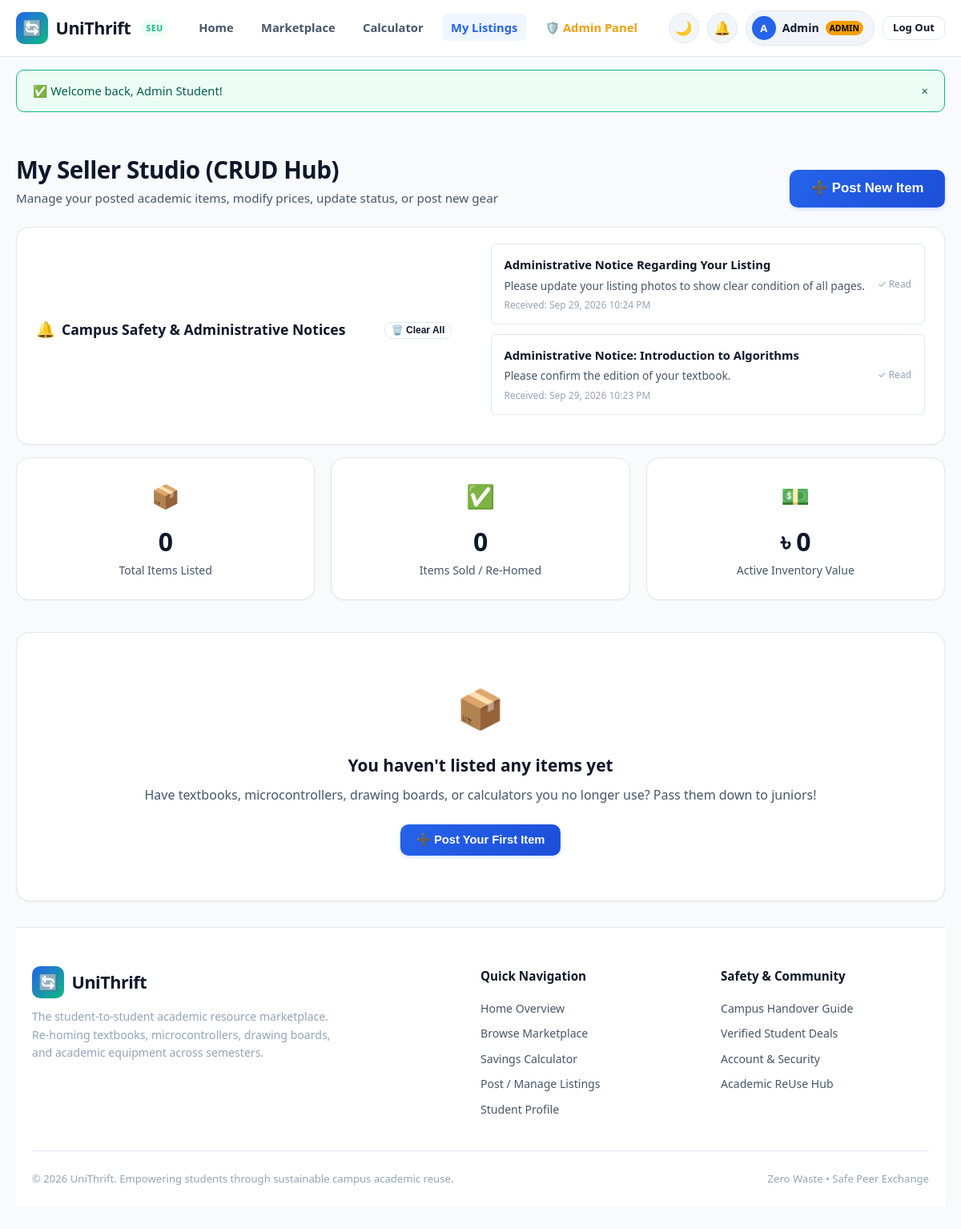
The page /my_listings.php (signed in) on the database its author committed.
### tables this page shows
CREATE TABLE `notifications` (
  `id` int(11) NOT NULL AUTO_INCREMENT,
  `user_id` int(11) DEFAULT NULL,
  `item_id` int(11) DEFAULT NULL,
  `title` varchar(150) NOT NULL,
  `message` text NOT NULL,
  `is_read` tinyint(1) DEFAULT 0,
  `created_at` timestamp NOT NULL DEFAULT current_timestamp(),
  `target_audience` varchar(30) DEFAULT 'user',
  `alert_type` varchar(20) DEFAULT 'info',
  PRIMARY KEY (`id`),
  KEY `user_id` (`user_id`),
  KEY `item_id` (`item_id`),
  CONSTRAINT `notifications_ibfk_1` FOREIGN KEY (`user_id`) REFERENCES `users` (`id`) ON DELETE CASCADE,
  CONSTRAINT `notifications_ibfk_2` FOREIGN KEY (`item_id`) REFERENCES `items` (`id`) ON DELETE SET NULL
);

### includes/auth_check.php (called while the page is built, shortened)
<?php
function format_price($amount): string {
    return APP_CURRENCY . ' ' . number_format((float)$amount, 0);
}

### my_listings.php (the view, shortened to what this page needs)
<?php
require_once __DIR__ . '/config/db.php';
require_once __DIR__ . '/includes/auth_check.php';
$userId = (int)$_SESSION['user_id'];
$csrfToken = get_csrf_token();
$userListings = [];
$statsTotalItems = 0;
$statsSoldItems = 0;
$statsActiveValue = 0;
$userNotifications = [];
try {
    $stmt = $pdo->prepare("SELECT * FROM items WHERE user_id = :uid ORDER BY id DESC");
    $stmt->execute([':uid' => $userId]);
    $userListings = $stmt->fetchAll();
    $statsTotalItems = count($userListings);
    $nStmt = $pdo->prepare("SELECT * FROM notifications WHERE user_id = :uid ORDER BY id DESC LIMIT 10");
    $nStmt->execute([':uid' => $userId]);
    $userNotifications = $nStmt->fetchAll();
} catch (PDOException $e) {
    $error = "Failed to load studio data: " . $e->getMessage();
}
require_once __DIR__ . '/includes/header.php';
?>
<div class="container" style="padding-top: 2rem; padding-bottom: 3.5rem;">
    <div class="section-header" style="margin-bottom: 1.5rem;">
        <div>
            <h1 class="section-title">My Seller Studio (CRUD Hub)</h1>
            <p class="section-desc">Manage your posted academic items, modify prices, update status, or post new gear</p>
        </div>
        <div>
            <button type="button" class="btn btn-primary btn-lg" onclick="openModal('createItemModal')">
                ➕ Post New Item
            </button>
        </div>
    </div>
    <?php if (!empty($userNotifications)): ?>
        <div id="notifications" style="margin-bottom: 2rem;">
            <div style="background: var(--bg-card); border: 1px solid var(--border-color); border-radius: var(--radius-lg); padding: 1.25rem 1.5rem; box-shadow: var(--shadow-sm);">
                <div style="display: flex; justify-content: space-between; align-items: center; margin-bottom: 1rem; flex-wrap: wrap; gap: 0.5rem;">
                    <div style="display: flex; align-items: center; gap: 0.5rem;">
                        <span style="font-size: 1.2rem;">🔔</span>
                        <h3 style="font-size: 1.1rem; font-weight: 800; margin: 0;">Campus Safety &amp; Administrative Notices</h3>
                    </div>
                    <div style="display: flex; gap: 0.5rem; align-items: center;">
                        <form method="POST" action="my_listings.php" style="margin: 0;" onsubmit="return confirm('Clear all notifications from your dashboard?');">
                            <button type="submit" class="btn btn-outline btn-sm" style="font-size: 0.75rem; padding: 2px 8px;" title="Clear all alerts">
                                🗑️ Clear All
                            </button>
                        </form>
                    </div>
                <div style="display: flex; flex-direction: column; gap: 0.75rem;">
                    <?php foreach ($userNotifications as $notif): ?>
                        <div style="background: <?= $notif['is_read'] ? 'var(--bg-surface)' : 'var(--warning-light)' ?>; border: 1px solid <?= $notif['is_read'] ? 'var(--border-color)' : 'rgba(234, 88, 12, 0.4)' ?>; border-radius: var(--radius-sm); padding: 0.85rem 1rem; display: flex; justify-content: space-between; align-items: flex-start; gap: 1rem; flex-wrap: wrap;">
                            <div style="flex: 1; min-width: 240px;">
                                <div style="font-weight: 700; font-size: 0.92rem; color: <?= $notif['is_read'] ? 'var(--text-primary)' : 'var(--warning)' ?>; margin-bottom: 0.25rem;">
                                    <?= htmlspecialchars($notif['title']) ?>
                                </div>
                                <div style="font-size: 0.86rem; color: var(--text-secondary); line-height: 1.4;">
                                    <?= nl2br(htmlspecialchars($notif['message'])) ?>
                                </div>
                                <div style="font-size: 0.75rem; color: var(--text-muted); margin-top: 0.35rem;">
                                    Received: <?= date('M d, Y h:i A', strtotime($notif['created_at'])) ?>
                                </div>
                            </div>
                            <?php if (!$notif['is_read']): ?>
                                <form method="POST" action="my_listings.php" style="margin: 0; align-self: center;">
                                    <input type="hidden" name="action" value="mark_notif_read">
                                    <input type="hidden" name="csrf_token" value="<?= htmlspecialchars($csrfToken) ?>">
                                    <input type="hidden" name="notif_id" value="<?= (int)$notif['id'] ?>">
                                    <button type="submit" class="btn btn-outline btn-sm" style="font-size: 0.78rem; padding: 4px 10px;" title="Dismiss alert">
                                        ✓ Mark as Read
                                    </button>
                                </form>
                            <?php else: ?>
                                <span style="font-size: 0.75rem; color: var(--text-muted); align-self: center;">✓ Read</span>
                            <?php endif; ?>
                        </div>
                    <?php endforeach; ?>
                </div>
            </div>
        </div>
    <?php endif; ?>
    <div class="stats-grid" style="margin-bottom: 2.5rem;">
        <div class="stat-card">
            <div class="stat-icon">📦</div>
            <div class="stat-value"><?= $statsTotalItems ?></div>
            <div class="stat-label">Total Items Listed</div>
        </div>
        <div class="stat-card">
            <div class="stat-icon">✅</div>
            <div class="stat-value"><?= $statsSoldItems ?></div>
            <div class="stat-label">Items Sold / Re-Homed</div>
        </div>
        <div class="stat-card">
            <div class="stat-icon">💵</div>
            <div class="stat-value"><?= format_price($statsActiveValue) ?></div>
            <div class="stat-label">Active Inventory Value</div>
        </div>
    </div>
    <div class="table-responsive">
        <?php if (empty($userListings)): ?>
            <div style="text-align: center; padding: 3.5rem 1rem;">
                <div style="font-size: 3rem; margin-bottom: 1rem;">📦</div>
                <h3 style="font-size: 1.3rem; margin-bottom: 0.5rem;">You haven't listed any items yet</h3>
                <p style="color: var(--text-secondary); margin-bottom: 1.5rem;">
                    Have textbooks, microcontrollers, drawing boards, or calculators you no longer use? Pass them down to juniors!
                </p>
                <button type="button" class="btn btn-primary" onclick="openModal('createItemModal')">
                    ➕ Post Your First Item
                </button>
            </div>
        <?php endif; ?>
    </div>
</div>
<?php require_once __DIR__ . '/includes/footer.php'; ?>

### assets/css/style.css (style rules this page uses)
:root { --bg-body: #f8fafc; --bg-surface: #ffffff; --bg-card: #ffffff; --bg-subtle: #f1f5f9; --bg-input: #ffffff; --border-color: #e2e8f0; --border-focus: #3b82f6; --text-primary: #0f172a; --text-secondary: #475569; --text-muted: #94a3b8; --text-inverse: #ffffff; --primary: #2563eb; --primary-hover: #1d4ed8; --primary-light: #eff6ff; --primary-border: #bfdbfe; --accent: #10b981; --accent-hover: #059669; --accent-light: #ecfdf5; --warning: #f59e0b; --warning-light: #fffbeb; --danger: #ef4444; --danger-hover: #dc2626; --danger-light: #fef2f2; --shadow-sm: 0 1px 2px 0 rgb(0 0 0 / 0.05); --shadow-md: 0 4px 6px -1px rgb(0 0 0 / 0.07), 0 2px 4px -2px rgb(0 0 0 / 0.05); --shadow-lg: 0 10px 15px -3px rgb(0 0 0 / 0.08), 0 4px 6px -4px rgb(0 0 0 / 0.04); --shadow-xl: 0 20px 25px -5px rgb(0 0 0 / 0.1), 0 8px 10px -6px rgb(0 0 0 / 0.05); --radius-sm: 6px; --radius-md: 10px; --radius-lg: 16px; --radius-full: 9999px; --transition: all 0.25s cubic-bezier(0.4, 0, 0.2, 1); --font-sans: system-ui, -apple-system, BlinkMacSystemFont, 'Segoe UI', Roboto, Oxygen, Ubuntu, Cantarell, sans-serif; }
* { box-sizing: border-box; margin: 0; padding: 0; }
html { scroll-behavior: smooth; }
body { font-family: var(--font-sans); background-color: var(--bg-body); color: var(--text-primary); line-height: 1.6; transition: background-color 0.3s ease, color 0.3s ease; min-height: 100vh; display: flex; flex-direction: column; }
.container { width: 100%; max-width: 1200px; margin: 0 auto; padding: 0 1.25rem; }
.btn { display: inline-flex; align-items: center; justify-content: center; gap: 0.5rem; font-weight: 600; font-size: 0.92rem; padding: 0.6rem 1.15rem; border-radius: var(--radius-md); border: 1px solid transparent; cursor: pointer; transition: var(--transition); text-decoration: none; line-height: 1.2; }
.btn-primary { background: linear-gradient(135deg, var(--primary), var(--primary-hover)); color: #ffffff !important; box-shadow: 0 2px 4px 0 rgba(37, 99, 235, 0.2); }
.btn-outline { background: transparent; border-color: var(--border-color); color: var(--text-primary) !important; }
.btn-sm { padding: 0.4rem 0.75rem; font-size: 0.82rem; }
.btn-lg { padding: 0.8rem 1.6rem; font-size: 1.05rem; }
.stats-grid { display: grid; grid-template-columns: repeat(auto-fit, minmax(200px, 1fr)); gap: 1.25rem; margin-top: 1rem; }
.stat-card { background: var(--bg-surface); border: 1px solid var(--border-color); border-radius: var(--radius-lg); padding: 1.5rem; text-align: center; box-shadow: var(--shadow-sm); transition: var(--transition); }
.stat-icon { font-size: 1.8rem; margin-bottom: 0.5rem; }
.stat-value { font-size: 2rem; font-weight: 800; color: var(--text-primary); letter-spacing: -0.5px; }
.stat-label { font-size: 0.88rem; color: var(--text-secondary); font-weight: 500; }
.section-header { display: flex; align-items: flex-end; justify-content: space-between; margin-bottom: 2rem; flex-wrap: wrap; gap: 1rem; }
.section-title { font-size: 1.85rem; font-weight: 800; letter-spacing: -0.5px; }
.section-desc { color: var(--text-secondary); font-size: 0.95rem; }
.table-responsive { overflow-x: auto; background: var(--bg-card); border: 1px solid var(--border-color); border-radius: var(--radius-lg); box-shadow: var(--shadow-sm); }

### rows shown on the page
notifications: title "Administrative Notice Regarding Your Listing", message "Please update your listing photos to show clear condition of all pages.", created_at "Sep 29, 2026 10:24 PM", is_read "✓ Read"
notifications: title "Administrative Notice: Introduction to Algorithms", message "Please confirm the edition of your textbook.", created_at "Sep 29, 2026 10:23 PM", is_read "✓ Read"

### other values the page prints
APP_NAME "UniThrift"
substr($currentUser['full_name'], 0, 1) "A"
explode(' ', $currentUser['full_name'])[0] "Admin"
$flash['message'] "Welcome back, Admin Student!"
$statsTotalItems "0"
$statsSoldItems "0"
format_price($statsActiveValue) "৳ 0"
